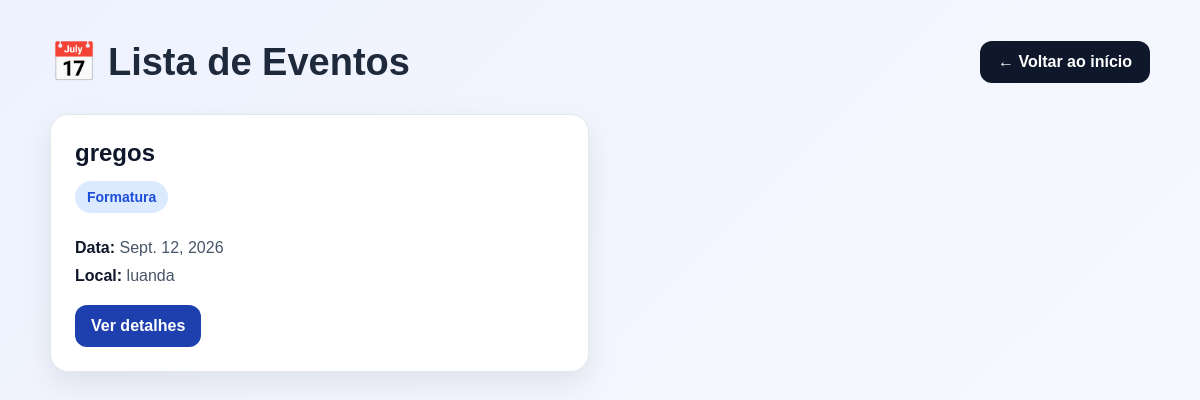
The page /event/ (signed in) on the database as committed earlier.
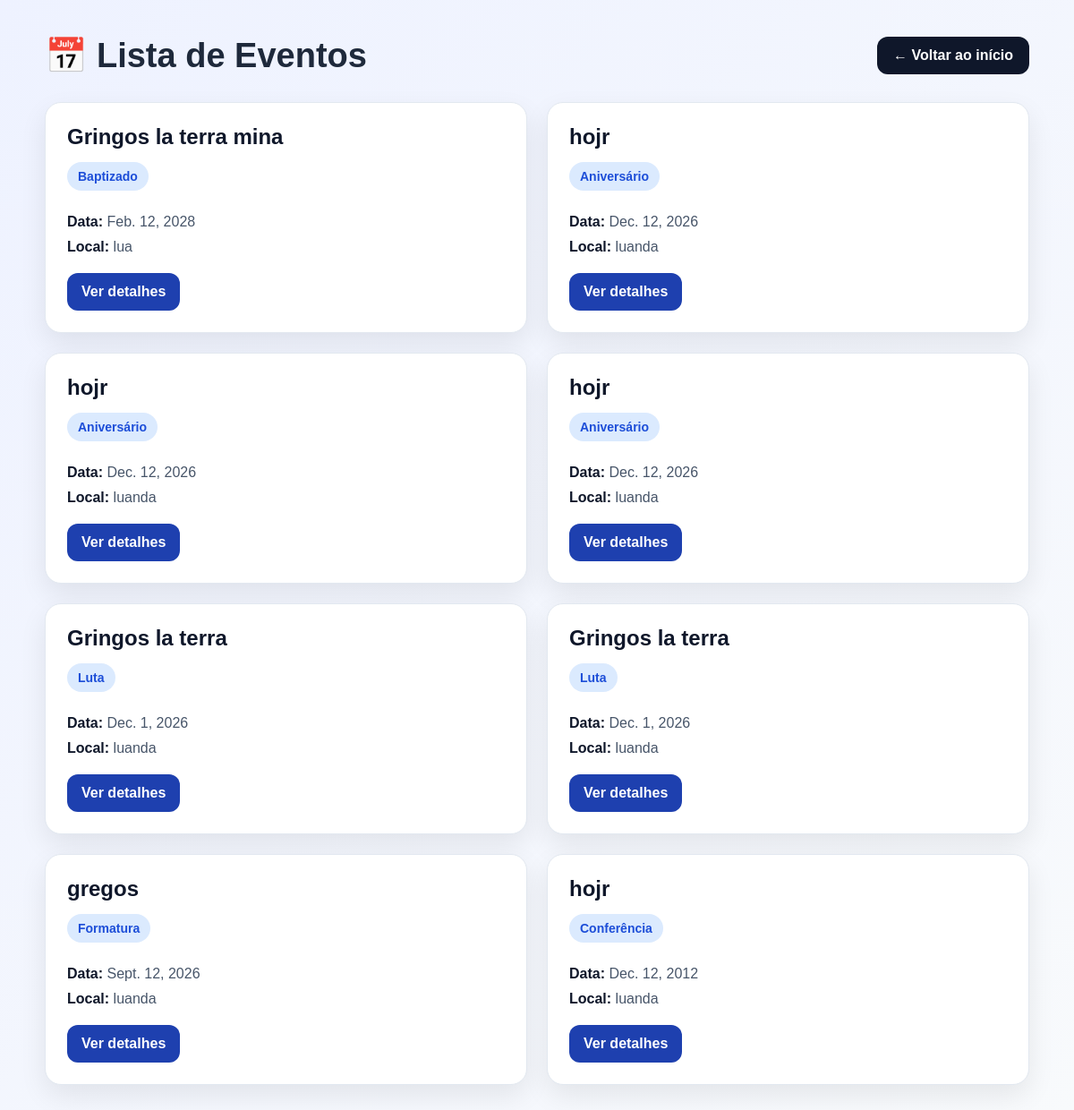
The same page on the database as committed later.
### events/models.py (models this page shows, shortened)
class Event(models.Model):
    EVENT_TYPES = [
        ('aniversario', 'Aniversário'),
        ('casamento', 'Casamento'),
        ('noivado', 'Noivado'),
        ('baptizado', 'Baptizado'),
        ('cha_de_bebe', 'Chá de bebé'),
        ('formatura', 'Formatura'),
        ('conferencia', 'Conferência'),
        ('reuniao', 'Reunião'),
        ('evento_corporativo', 'Evento corporativo'),
        ('outro', 'Outro'),
    ]
    owner = models.ForeignKey(User, on_delete=models.CASCADE, null=True, blank=True)
    name = models.CharField(max_length=200)
    event_type = models.CharField(max_length=30, choices=EVENT_TYPES)
    custom_event_type = models.CharField(max_length=100, blank=True)
    date = models.DateField()
    location = models.CharField(max_length=255)
    description = models.TextField(blank=True)
    created_at = models.DateTimeField(auto_now_add=True)
    def event_type_label(self):
        if self.event_type == 'outro' and self.custom_event_type:
            return self.custom_event_type
        return self.get_event_type_display()

### events/views.py (the view)
# urls.py: path('', views.event_list, name='event_list'),
def event_list(request):
    events = Event.objects.filter(owner=request.user).order_by('-date')
    return render(request, 'events/event_list.html', {'events': events})

### events/templates/events/event_list.html (shortened to what this page needs)
<!DOCTYPE html>
<html lang="pt">
<head>
</head>
<body>
    <div class="container">
        <div class="topbar">
            <h1>📅 Lista de Eventos</h1>
            <a href="/" class="back-btn">← Voltar ao início</a>
        </div>
        {% if events %}
            <div class="grid">
                {% for event in events %}
                    <div class="card">
                        <div class="title">
                            <a href="/event/{{ event.id }}/">{{ event.name }}</a>
                        </div>
                        <div class="badge">{{ event.event_type_label }}</div>
                        <div class="info"><strong>Data:</strong> {{ event.date }}</div>
                        <div class="info"><strong>Local:</strong> {{ event.location }}</div>
                        <div class="actions">
                            <a href="/event/{{ event.id }}/" class="details-btn">Ver detalhes</a>
                        </div>
                    </div>
                {% endfor %}
            </div>
        {% else %}
            <div class="empty">
                <h2>Nenhum evento encontrado</h2>
                <p>Cria um evento no sistema para ele aparecer aqui.</p>
            </div>
        {% endif %}
    </div>
</body>
</html>

### events/templates/events/event_list.html (style rules this page uses)
* { box-sizing: border-box; }
body { margin: 0; font-family: Arial, sans-serif; background: linear-gradient(135deg, #eef2ff, #f8fafc); min-height: 100vh; padding: 40px 20px; }
.container { max-width: 1100px; margin: 0 auto; }
.topbar { display: flex; justify-content: space-between; align-items: center; margin-bottom: 30px; gap: 15px; flex-wrap: wrap; }
.topbar h1 { margin: 0; font-size: 38px; color: #1e293b; }
.back-btn { text-decoration: none; background: #0f172a; color: white; padding: 12px 18px; border-radius: 12px; font-weight: bold; transition: 0.2s ease; }
.grid { display: grid; grid-template-columns: repeat(2, 1fr); gap: 22px; }
.card { background: white; border-radius: 18px; padding: 24px; box-shadow: 0 12px 30px rgba(0,0,0,0.08); border: 1px solid #e2e8f0; transition: 0.2s ease; }
.title { margin-bottom: 14px; }
.title a { text-decoration: none; color: #0f172a; font-size: 24px; font-weight: bold; }
.badge { display: inline-block; background: #dbeafe; color: #1d4ed8; padding: 8px 12px; border-radius: 999px; font-size: 14px; font-weight: bold; margin-bottom: 16px; }
.info { margin: 10px 0; color: #475569; font-size: 16px; }
.info strong { color: #0f172a; }
.actions { margin-top: 20px; }
.details-btn { display: inline-block; text-decoration: none; background: #1e40af; color: white; padding: 12px 16px; border-radius: 12px; font-weight: bold; transition: 0.2s ease; }

Rows that differ between the two databases and show on the page:
added Event: name "Gringos la terra mina", event_type_label "Baptizado", date "Feb. 12, 2028", location "lua"
added Event: name "hojr", event_type_label "Aniversário", date "Dec. 12, 2026", location "luanda"
added Event: name "hojr", event_type_label "Aniversário", date "Dec. 12, 2026", location "luanda"
added Event: name "hojr", event_type_label "Aniversário", date "Dec. 12, 2026", location "luanda"
added Event: name "Gringos la terra", event_type_label "Luta", date "Dec. 1, 2026", location "luanda"
added Event: name "Gringos la terra", event_type_label "Luta", date "Dec. 1, 2026", location "luanda"
added Event: name "hojr", event_type_label "Conferência", date "Dec. 12, 2012", location "luanda"
